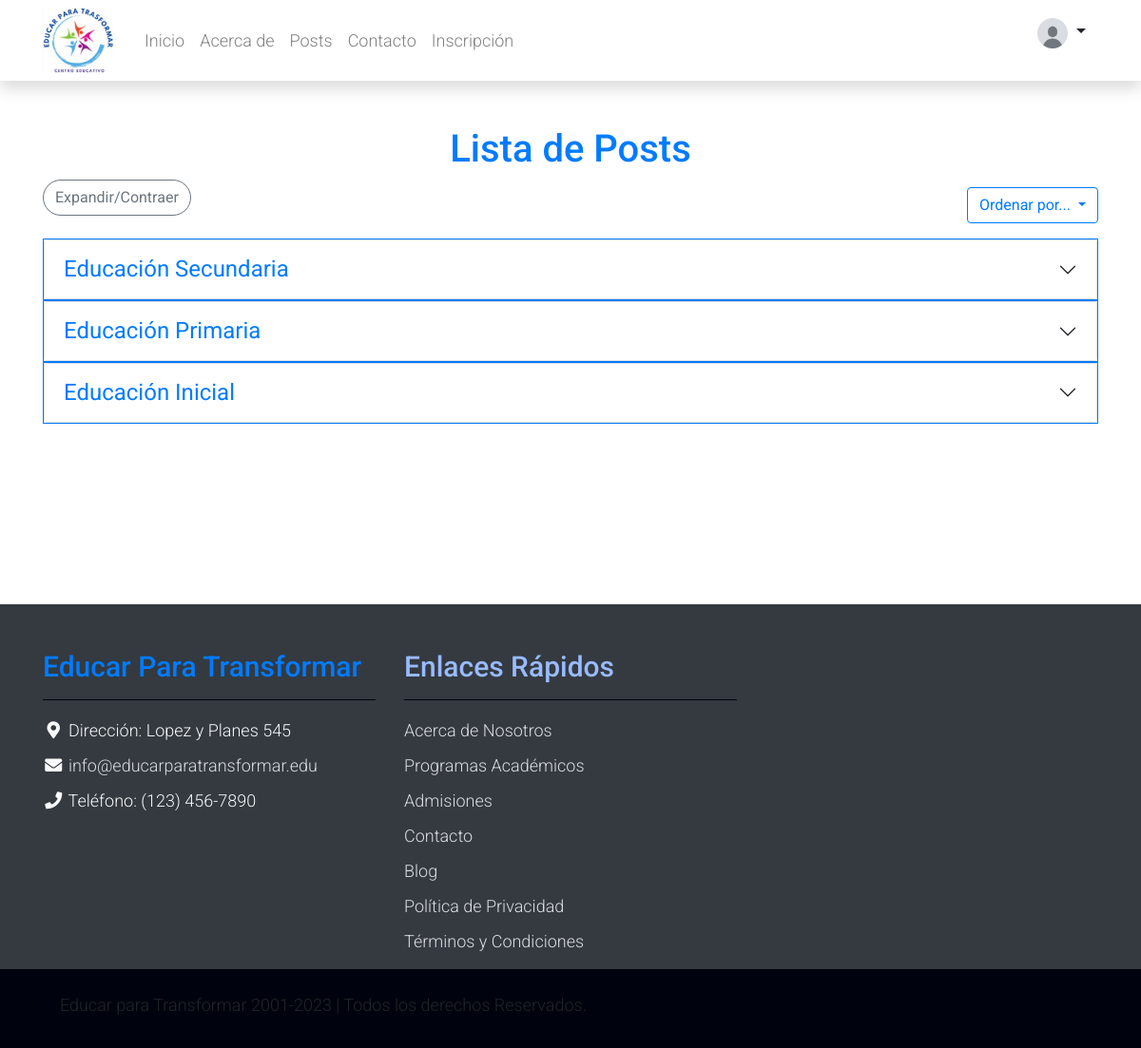
/posts/ (signed in), run on the app's committed database.
### apps/usuario/models.py (models this page shows, shortened)
class Usuario(AbstractUser):
    imagen= models.ImageField(null=True,blank=True,upload_to='usuario',default='usuario/user-default.jpg')
    email = models.EmailField(unique= True, blank=False)
    es_colaborador = models.BooleanField(default=False)

### apps/posts/models.py (models this page shows, shortened)
class Post(models.Model):
    titulo = models.CharField(max_length=50, null=False)
    subtitulo = models.CharField(max_length=100, null=True, blank=True)
    fecha = models.DateTimeField(auto_now_add=True)
    texto = models.TextField(null=False)
    activo = models.BooleanField(default=True)
    categoria = models.ForeignKey(
        Categoria, on_delete=models.SET_NULL, null=True, default='Sin Categoria')
    imagen = models.ImageField(
        null=True, blank=True, upload_to='media/', default='static/post_default.png')
    publicado = models.DateTimeField(default=timezone.now)
    usuario = models.ForeignKey(Usuario, on_delete=models.CASCADE, default=1)
    class Meta:
        ordering = ['-publicado']

### apps/posts/views.py (the view)
# urls.py: path('posts/', PostListView.as_view(), name='posts'),
class PostListView(ListView):
    model = Post
    template_name = "posts/posts.html"
    context_object_name = "posts"
    def get_queryset(self):
        sort_order = self.request.GET.get('sort', 'desc')
        if sort_order == 'asc':
            return Post.objects.filter(activo=True).order_by('fecha')
        elif sort_order == 'a':
            return Post.objects.filter(activo=True).order_by('titulo')
        elif sort_order == 'z':
            return Post.objects.filter(activo=True).order_by('-titulo')
        else:
            return Post.objects.filter(activo=True).order_by('-fecha')

### apps/posts/models.py (called while the page is built)
    def __str__(self):
        return self.nombre

### templates/posts/posts.html (shortened to what this page needs)
{% extends 'base.html' %}
{%load static%}
{%block content %}
<head>
    <link rel="stylesheet" href="https://cdn.jsdelivr.net/npm/bootstrap@5.2.1/dist/css/bootstrap.min.css">
    <link rel="stylesheet" href="https://stackpath.bootstrapcdn.com/bootstrap/4.5.2/css/bootstrap.min.css">
</head>
<body>
    <div class="container mt-5">
        <h1 class="text-center text-primary">Lista de Posts</h1>
        <button id="expandirContraerBtn" class="btn btn-outline-secondary rounded-pill text-align-left"
            style="float: left;">Expandir/Contraer</button>
        <div class="my-3 d-grid gap-2 d-md-flex justify-content-md-end">
            <div class="btn-group" role="group">
                <button type="button" class="btn btn-outline-primary dropdown-toggle" data-bs-toggle="dropdown"
                    aria-expanded="false">
                    Ordenar por...
                </button>
            </div>
        </div>
        <ul class=" list-group">
            {% for post in posts%}
            {% if post.activo %}
            <span class="border border-primary">
                <div class="card accordion accordion-flush" id="accordionFlushExample">
                    <div class="accordion-item">
                        <h2 class="accordion-header">
                            <button class="font-size-large text-primary accordion-button collapsed" type="button"
                                data-bs-toggle="collapse" data-bs-target="#flush-collapse-{{ post.pk }}"
                                aria-expanded="false" aria-controls="flush-collapse-{{ post.pk }}">
                                {{ post.titulo }}
                            </button>
                        </h2>
                    </div>
                </div>
            </span>
            {% endif %}
            {% endfor %}
        </ul>
    </div>
</body>
{%endblock%}

### templates/base.html (shortened to what this page needs)
{% load static %}
<!DOCTYPE html>
<html lang="es-ar">
<head>
    <link rel="stylesheet" href="{% static 'assets/css/bootstrap.min.css' %}">
    <link rel="stylesheet" href="{% static 'assets/css/templatemo.css' %}">
    <link rel="stylesheet" href="{% static 'assets/css/custom.css' %}">
    <link rel="stylesheet" href="{% static 'assets/css/fontawesome.min.css' %}">
    <link href="https://cdn.jsdelivr.net/npm/bootstrap@5.2.1/dist/css/bootstrap.min.css" rel="stylesheet"
>
</head>
<body>
    <header>
        <nav class="navbar navbar-expand-lg navbar-light shadow" style="padding-left: 0; padding-right: 0;">
            <div class="container d-flex justify-content-between align-items-center">
        <div class="d-flex align-items-center">
            <a href="{% url 'apps.posts:index' %}" class="mr-4">
                <img src="{% static 'assets/img/logo.jpg' %}" style="max-width: 75px;">
            </a>
            <ul class="nav navbar-nav">
                <li class="nav-item">
                    <a class="nav-link" href="{% url 'apps.posts:index' %}">  Inicio </a>
                </li>
                <li class="nav-item">
                    <a class="nav-link" href="{% url 'about' %}"> Acerca de </a>
                </li>
                <li class="nav-item">
                    <a class="nav-link" href="{% url 'apps.posts:posts' %}"> Posts </a>
                </li>
                <li class="nav-item">
                    <a class="nav-link" href="{% url 'apps.contacto:contacto' %}"> Contacto </a>
                </li>
                <li class="nav-item">
                    <a class="nav-link" href="{% url 'apps.contacto:inscribirse' %}"> Inscripción </a>
                </li>
            </ul>
        </div>
        <div class="nav-item align-self-center d-flex text-center">
            {% if user.is_authenticated %}
            <div class="btn-group d-flex ">
                <p class="btn  dropdown-toggle" type="button" data-bs-toggle="dropdown"
                    data-bs-auto-close="true" aria-expanded="false">
                    <img src="{{ user.imagen.url }}" class="rounded-circle img-fluid"
                        style="object-fit:contain;width: 2rem;" alt="{{ user.username }}">
                </p>
            </div>
            {% else %}
            <a class="nav-icon position-relative text-decoration-none"
                href="{% url 'apps.usuario:login' %}">
                <span
                    class="position-absolute top-0 left-100 translate-middle badge rounded-pill bg-light text-dark">Login</span>
            </a>
            {% endif %}
            </div>
        </nav>
    </header>
    <main style="min-height: calc(100vh - 297px);">
        {% block content %}
        {% endblock %}
    </main>
    <footer class="bg-dark" id="tempaltemo_footer" style="z-index: -1;">
        <div class="container">
            <div class="row">
                <div class="col-md-4 pt-5">
                    <h2 class="h2 text-primary border-bottom pb-3 border-light logo">Educar Para Transformar</h2>
                    <ul class="list-unstyled text-light footer-link-list">
                        <li>
                            <i class="fas fa-map-marker-alt fa-fw"></i>
                            Dirección: Lopez y Planes 545
                        </li>
                        <li>
                            <i class="fa fa-envelope fa-fw"></i>
                            <a class="text-decoration-none" href="mailto:info@educarparatransformar.edu">info@educarparatransformar.edu</a>
                        </li>
                        <li>
                            <i class="fa fa-phone fa-fw"></i>
                            Teléfono: (123) 456-7890
                        </li>
                    </ul>
                </div>
                <div class="col-md-4 pt-5">
                    <h2 class="h2 text-light border-bottom pb-3 border-light">Enlaces Rápidos</h2>
                    <ul class="list-unstyled text-light footer-link-list">
                        <li><a class="text-decoration-none" href="#">Acerca de Nosotros</a></li>
                        <li><a class="text-decoration-none" href="#">Programas Académicos</a></li>
                        <li><a class="text-decoration-none" href="#">Admisiones</a></li>
                        <li><a class="text-decoration-none" href="#">Contacto</a></li>
                        <li><a class="text-decoration-none" href="#">Blog</a></li>
                        <li><a class="text-decoration-none" href="#">Política de Privacidad</a></li>
                        <li><a class="text-decoration-none" href="#">Términos y Condiciones</a></li>
                    </ul>
                </div>
            </div>
        </div>
        <div class="w-100 bg-black py-3">
            <div class="container">
                <div class="row pt-2">
                    <div class="col-12">
                        <p> <i class="fa-regular fa-copyright"></i> Educar para Transformar 2001-2023 | Todos los derechos Reservados.</p>
                    </div>
                </div>
            </div>
        </div>
    </footer>
</body>
</html>

### static/assets/css/templatemo.css (style rules this page uses)
body, ul, li, p, a, label, input, div { font-family: 'Roboto', sans-serif; font-size: 18px !important; font-weight: 300 !important; }
.h2 { font-family: 'Roboto', sans-serif; font-size: 30px !important; font-weight: 300; }
.logo { font-weight: 500 !important; }
.text-light { color: #cfd6e1 !important; }
.bg-dark { background-color: #00030D !important; }
.bg-black { background-color: #1d242d !important; }
#tempaltemo_footer a { color: #dcdde1; }
#tempaltemo_footer ul.footer-link-list li { padding-top: 10px; }
#tempaltemo_footer .border-light { border-color: #00030D !important; }

### static/assets/css/custom.css (style rules this page uses)
div.w-100.bg-black.py-3 { background-color: #00030D !important; }
h2.text-light.border-bottom.pb-3.border-light { color: #99BBFF !important; }

### templates/posts/posts.html (style rules this page uses)
.font-size-large { font-size: 24px; }

### data on the page
Usuario: imagen (placeholder picture)
Post: titulo "Educación Secundaria"
Post: titulo "Educación Primaria"
Post: titulo "Educación Inicial"
